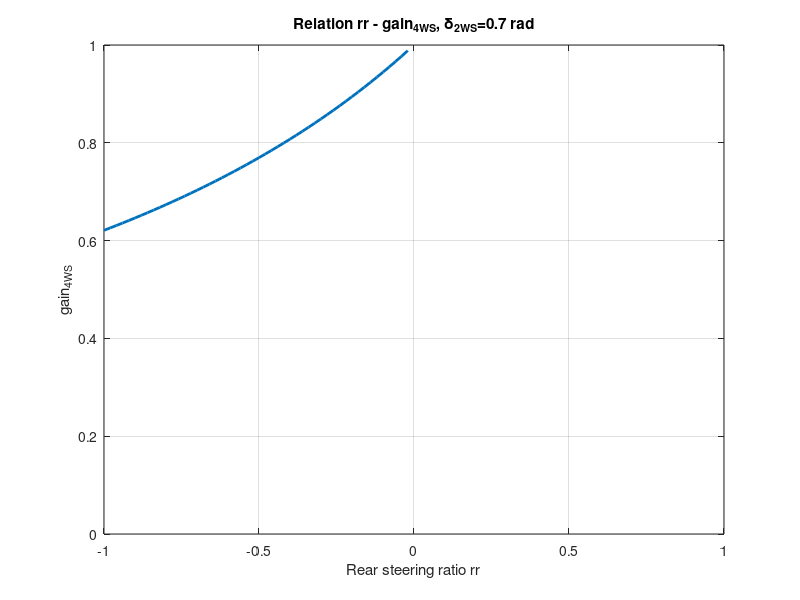

The MATLAB source for this figure:
% clc
% clear all
% close all
% 
% L = 2;                      % wheelbase [m]
% delta_f = 0.7;              % max steering angle [rad]
% 
% rr = linspace(-1,1,101);    % rear-steer ratio
% 
% curvature = zeros(size(rr));
% R = zeros(size(rr));        % radius of curvature
% 
% for i = 1:length(rr)
%     curvature(i) = sin((1-rr(i))*delta_f)/(L*cos(delta_f));
%     R(i) = 1/curvature(i);
% end
% 
% figure
% plot(rr, R, 'b', 'LineWidth',2)
% hold on
% grid on
% 
% % Evidenzia rr = 0
% idx0 = find(rr==0);
% 
% plot(rr(idx0), R(idx0), 'ro', ...
%     'MarkerSize',10, ...
%     'MarkerFaceColor','r')
% 
% text(rr(idx0), R(idx0), ...
%     sprintf('  rr = 0\n  R = %.2f m', R(idx0)), ...
%     'FontSize',10)
% 
% % Evidenzia minimo R
% [Rmin, idxMin] = min(R);
% 
% plot(rr(idxMin), Rmin, 'ks', ...
%     'MarkerSize',10, ...
%     'MarkerFaceColor','g')
% 
% text(rr(idxMin), Rmin, ...
%     sprintf('  R_{min}=%.2f m\n  rr=%.2f', Rmin, rr(idxMin)), ...
%     'FontSize',10)
% 
% xlabel('Rear-steer ratio, rr')
% ylabel('Radius of curvature, R [m]')
% title('Effect of rear steering ratio on turning radius (gain4WS = 1, delta_f(max) = 0.7 rad)')
% legend('R(rr)','2WS case (rr=0)','Minimum radius')


clc
clear all
close all

L = 2;                      % wheelbase [m]
delta_f = 0.7;              % 2WS steering angle [rad]

rr = linspace(-1,1,101);    % rear-steer ratio

curvature = zeros(size(rr));
R = zeros(size(rr));        % radius of curvature
gain_4WS = zeros(size(rr)); % required gain


%% Curvature and radius with fixed delta_f
for i = 1:length(rr)

    curvature(i) = sin((1-rr(i))*delta_f)/(L*cos(delta_f));
    R(i) = 1/curvature(i);

end


clc
clear all
close all

%% Vehicle parameters
L = 2;                  % wheelbase [m]

delta_2WS = 0.7;        % steering command from Stanley 2WS [rad]

%% Rear steering ratio range
rr = linspace(-1,1,101);

gain4WS = zeros(size(rr));


%% Solve gain4WS for each rr

for i = 1:length(rr)

    % Equation:
    % tan(delta_2WS) =
    % sin((1-rr)*gain*delta_2WS)/cos(gain*delta_2WS)

    eq = @(gain) ...
        sin((1-rr(i))*gain*delta_2WS) / ...
        cos(gain*delta_2WS) ...
        - tan(delta_2WS);

    v0 = eq(0);
    v1 = eq(1);
    if v0 * v1 < 0
        gain4WS(i) = fzero(eq, [0 1]);
    else
        % Nessuna radice nell'intervallo [0,1]: usare valore di fallback o NaN
        gain4WS(i) = NaN;
    end


end


%% Plot

figure
plot(rr,gain4WS,'LineWidth',2)
grid on
hold on

xlabel('Rear steering ratio rr')
ylabel('gain_{4WS}')
title(['Relation rr - gain_{4WS}, \delta_{2WS}=',...
    num2str(delta_2WS),' rad'])

xlim([-1 1])
ylim([0 1])
